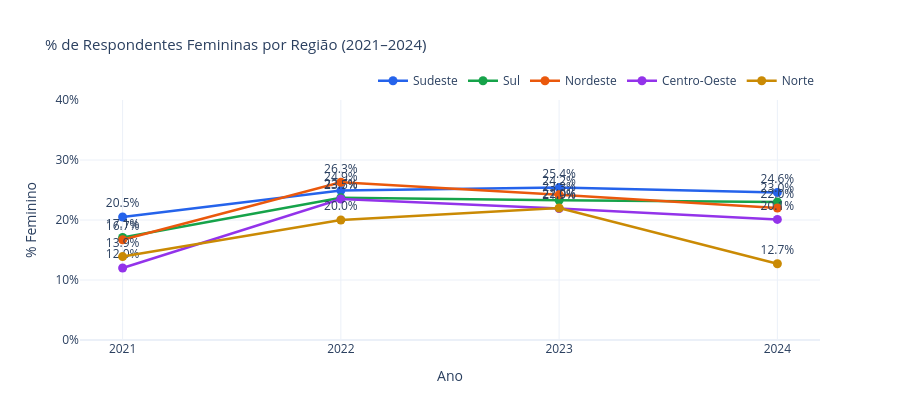

The notebook cell this image was saved under:
### Markdown cell above
### G-R1 — Representatividade Feminina por Região e Ano

Linhas de evolução temporal separadas por região.  
Revela se regiões como Norte e Nordeste estão avançando ou estagnadas na inclusão de mulheres.

### Code cell
fig = go.Figure()

for regiao in REGIOES:
    pcts = []
    for ano in ANOS:
        sub = df_reg[(df_reg['regiao'] == regiao) & (df_reg['ano_pesquisa'] == ano)]
        ct  = sub['genero'].value_counts()
        fem = ct.get('Feminino', 0)
        tot = fem + ct.get('Masculino', 0)
        pcts.append(round(fem / tot * 100, 1) if tot > 0 else None)

    fig.add_trace(go.Scatter(
        x=ANOS, y=pcts, mode='lines+markers+text', name=regiao,
        line=dict(color=CORES_REGIAO[regiao], width=2.5),
        marker=dict(size=9),
        text=[f'{v}%' if v else '' for v in pcts], textposition='top center',
    ))

fig = layout_padrao(fig, '% de Respondentes Femininas por Região (2021–2024)', height=420)
fig.update_yaxes(ticksuffix='%', range=[0, 40], title_text='% Feminino')
fig.update_xaxes(title_text='Ano')
fig.show()

### Figure 1 — Plotly figure (JSON) as saved in the notebook; plotly's stock layout.template omitted (floating-point values rounded to 4 significant figures)
{"data": [{"line": {"color": "#2563EB", "width": 2.5}, "marker": {"size": 9}, "mode": "lines+markers+text", "name": "Sudeste", "text": ["20.5%", "24.9%", "25.4%", "24.6%"], "textposition": "top center", "type": "scatter", "x": ["2021", "2022", "2023", "2024"], "y": [20.5, 24.9, 25.4, 24.6]}, {"line": {"color": "#16A34A", "width": 2.5}, "marker": {"size": 9}, "mode": "lines+markers+text", "name": "Sul", "text": ["17.1%", "23.7%", "23.3%", "23.0%"], "textposition": "top center", "type": "scatter", "x": ["2021", "2022", "2023", "2024"], "y": [17.1, 23.7, 23.3, 23]}, {"line": {"color": "#EA580C", "width": 2.5}, "marker": {"size": 9}, "mode": "lines+markers+text", "name": "Nordeste", "text": ["16.7%", "26.3%", "24.2%", "22.0%"], "textposition": "top center", "type": "scatter", "x": ["2021", "2022", "2023", "2024"], "y": [16.7, 26.3, 24.2, 22]}, {"line": {"color": "#9333EA", "width": 2.5}, "marker": {"size": 9}, "mode": "lines+markers+text", "name": "Centro-Oeste", "text": ["12.0%", "23.5%", "21.9%", "20.1%"], "textposition": "top center", "type": "scatter", "x": ["2021", "2022", "2023", "2024"], "y": [12, 23.5, 21.9, 20.1]}, {"line": {"color": "#CA8A04", "width": 2.5}, "marker": {"size": 9}, "mode": "lines+markers+text", "name": "Norte", "text": ["13.9%", "20.0%", "22.0%", "12.7%"], "textposition": "top center", "type": "scatter", "x": ["2021", "2022", "2023", "2024"], "y": [13.9, 20, 22, 12.7]}], "layout": {"height": 420, "legend": {"orientation": "h", "x": 1, "xanchor": "right", "y": 1.02, "yanchor": "bottom"}, "title": {"font": {"size": 15}, "text": "% de Respondentes Femininas por Região (2021–2024)"}, "xaxis": {"title": {"text": "Ano"}}, "yaxis": {"range": [0, 40], "ticksuffix": "%", "title": {"text": "% Feminino"}}}}
